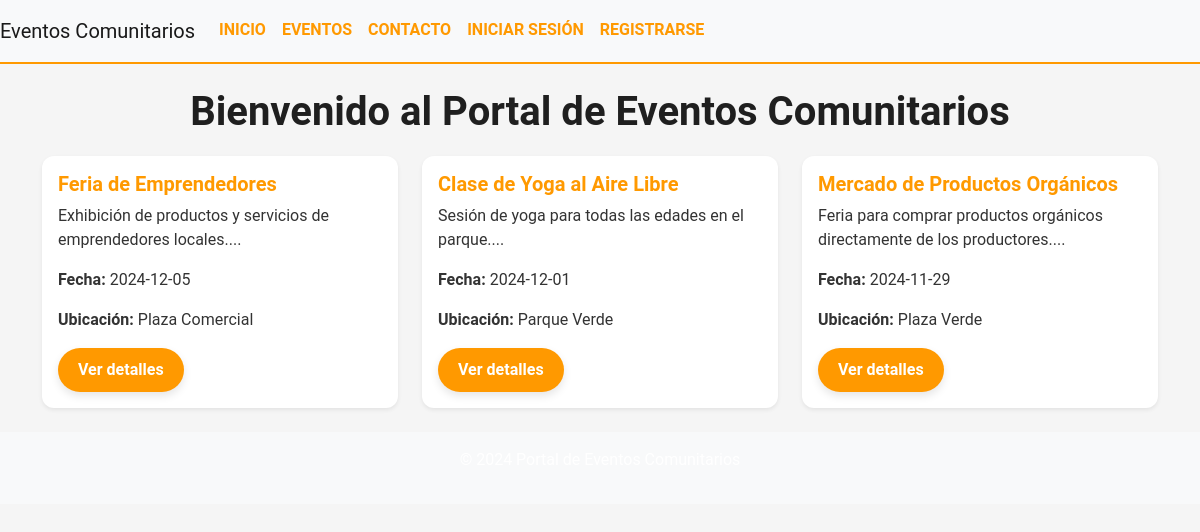
The page / on the database its author committed.
### tables this page shows
CREATE TABLE `eventos` (
  `id` int(11) NOT NULL,
  `titulo` varchar(100) DEFAULT NULL,
  `descripcion` text DEFAULT NULL,
  `fecha` date DEFAULT NULL,
  `ubicacion` varchar(100) DEFAULT NULL,
  `categoria` varchar(50) DEFAULT NULL,
  `cupo` int(11) DEFAULT NULL,
  `admin_id` int(11) DEFAULT NULL
);

### index.php (the view)
<?php
include 'includes/header.php';
?>
<h1 class="text-center">Bienvenido al Portal de Eventos Comunitarios</h1>
<div class="row">
    <?php
    include 'includes/db.php';
    $sql = "SELECT * FROM eventos ORDER BY fecha DESC LIMIT 3";
    $stmt = $conn->prepare($sql);
    $stmt->execute();
    $eventos = $stmt->fetchAll();
    foreach ($eventos as $evento) {
        echo "<div class='col-md-4'>";
        echo "<div class='card mb-4 shadow-sm'>";
        echo "<div class='card-body'>";
        echo "<h5 class='card-title'>{$evento['titulo']}</h5>";
        echo "<p class='card-text'>". substr($evento['descripcion'], 0, 100) . "...</p>";
        echo "<p><strong>Fecha:</strong> {$evento['fecha']}</p>";
        echo "<p><strong>Ubicación:</strong> {$evento['ubicacion']}</p>";
        echo "<a href='evento_detalle.php?id={$evento['id']}' class='btn btn-primary'>Ver detalles</a>";
        echo "</div></div></div>";
    }
    ?>
</div>
<?php
include 'includes/footer.php';
?>

### assets/css/estilos.css (style rules this page uses)
body { background-color: #f5f5f5; font-family: 'Roboto', sans-serif; color: #333; margin: 0; padding: 0; }
h1, h2 { color: #1f1f1f; font-weight: 700; text-align: center; margin-bottom: 20px; }
.card { border: none; border-radius: 12px; box-shadow: 0px 4px 12px rgba(0, 0, 0, 0.1); transition: transform 0.3s ease, box-shadow 0.3s ease; background-color: #ffffff; margin-bottom: 20px; }
.card-title { color: #ff9900; font-weight: bold; }
.btn-primary { background-color: #ff9900; border: none; border-radius: 30px; padding: 10px 20px; transition: background-color 0.3s ease, box-shadow 0.3s ease; box-shadow: 0px 4px 8px rgba(0, 0, 0, 0.1); font-weight: bold; }

### rows shown on the page
eventos: titulo "Feria de Emprendedores", descripcion "Exhibición de productos y servicios de emprendedores locales.", fecha "2024-12-05", ubicacion "Plaza Comercial"
eventos: titulo "Clase de Yoga al Aire Libre", descripcion "Sesión de yoga para todas las edades en el parque.", fecha "2024-12-01", ubicacion "Parque Verde"
eventos: titulo "Mercado de Productos Orgánicos", descripcion "Feria para comprar productos orgánicos directamente de los productores.", fecha "2024-11-29", ubicacion "Plaza Verde"
